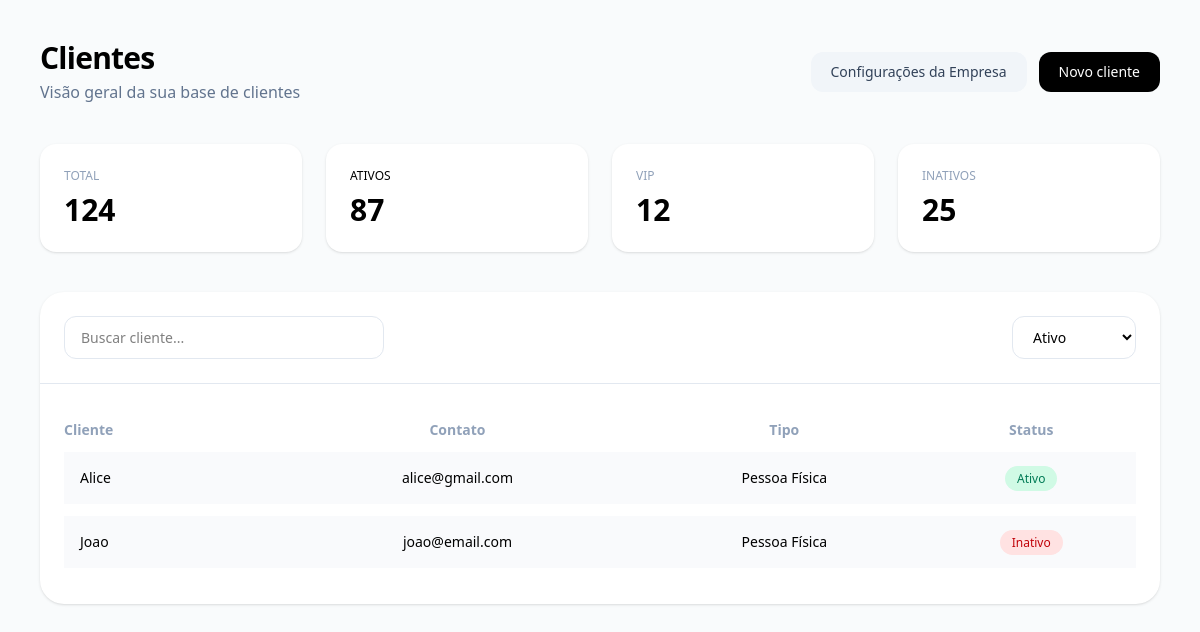
Page /usuarios/clientes/ (signed in) on the earlier database version.
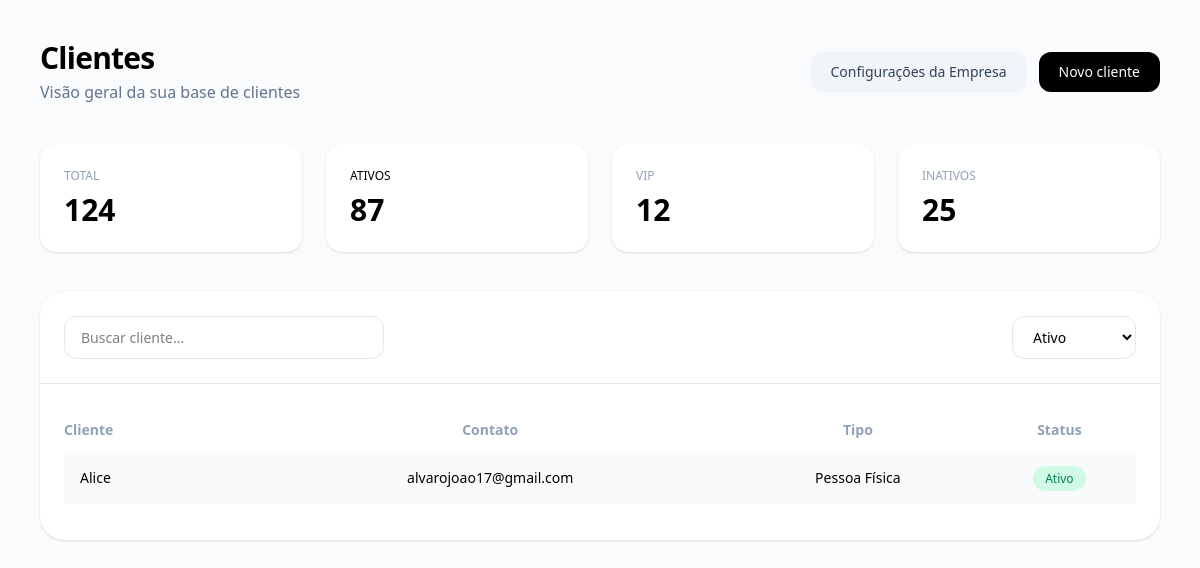
Same page on the later database version.
### usuarios/models.py (models this page shows, shortened)
class Cliente(models.Model):
    TIPO_CHOICES = [
        ('PF', 'Pessoa Física'),
        ('PJ', 'Pessoa Jurídica'),
    ]
    nome = models.CharField(max_length=255)
    email = models.EmailField(max_length=255)
    tipo = models.CharField(max_length=2, choices=TIPO_CHOICES, default='PF')
    status = models.BooleanField(default=True)
    user = models.ForeignKey(User, on_delete=models.CASCADE)

### usuarios/views.py (the view, shortened to what this page needs)
# urls.py: path("clientes/", views.clientes, name='clientes'),
@login_required
def clientes(request):
    if request.method == 'GET':
        clientes = Cliente.objects.filter(user=request.user)
        return render(request, 'clientes.html', {'clientes': clientes})

### usuarios/templates/clientes.html (shortened to what the changed rows need)
{% extends 'base.html' %}
{% block 'body' %}
    <div class="max-w-7xl mx-auto p-10 space-y-10">
        <div class="flex justify-between items-center">
            <div>
                <h1 class="text-3xl font-semibold tracking-tight">Clientes</h1>
            </div>
        </div>
        <div class="grid grid-cols-1 md:grid-cols-4 gap-6">
            <div class="bg-white rounded-2xl p-6 shadow-sm">
                <h2 class="text-3xl font-semibold mt-2">124</h2>
            </div>
            <div class="bg-white rounded-2xl p-6 shadow-sm">
                <h2 class="text-3xl font-semibold mt-2">87</h2>
            </div>
            <div class="bg-white rounded-2xl p-6 shadow-sm">
                <h2 class="text-3xl font-semibold mt-2">12</h2>
            </div>
            <div class="bg-white rounded-2xl p-6 shadow-sm">
                <h2 class="text-3xl font-semibold mt-2">25</h2>
            </div>
        </div>
        <div class="bg-white rounded-3xl shadow-sm">
            <div class="p-6">
                <table class="w-full text-sm border-separate border-spacing-y-3">
                    <thead class="text-slate-400">
                        <tr>
                            <th class="text-left">Cliente</th>
                            <th>Contato</th>
                            <th>Tipo</th>
                            <th>Status</th>
                        </tr>
                    </thead>
                    <tbody>
                    {% for cliente in clientes %}
                        <tr class="bg-[#f9fafc] rounded-xl">
                            <td class="p-4 font-medium">
                                <a href="{% url 'cliente' cliente.id %}" class="hover:text-indigo-600">{{ cliente.nome }}</a>
                            </td>
                            <td class="text-center">{{ cliente.email }}</td>
                            <td class="text-center">{{ cliente.get_tipo_display }}</td>
                            <td class="text-center">
                                {% if cliente.status %}
                                    <span class="bg-emerald-100 text-emerald-700 px-3 py-1 rounded-full text-xs">Ativo</span>
                                {% else %}
                                    <span class="bg-red-100 text-red-700 px-3 py-1 rounded-full text-xs">Inativo</span>
                                {% endif %}
                            </td>
                        </tr>
                    {% empty %}
                        <tr>
                            <td colspan="4" class="text-center p-8 text-slate-400">
                                Nenhum cliente cadastrado ainda
                            </td>
                        </tr>
                    {% endfor %}
                </tbody>
                </table>
            </div>
        </div>
    </div>
{% endblock 'body' %}

Differences in the rows shown:
removed Cliente: nome "Joao", email "joao@email.com", tipo "Pessoa Física", status "Inativo"
changed Cliente "Alice": email "alice@gmail.com" → "alvarojoao17@gmail.com"
